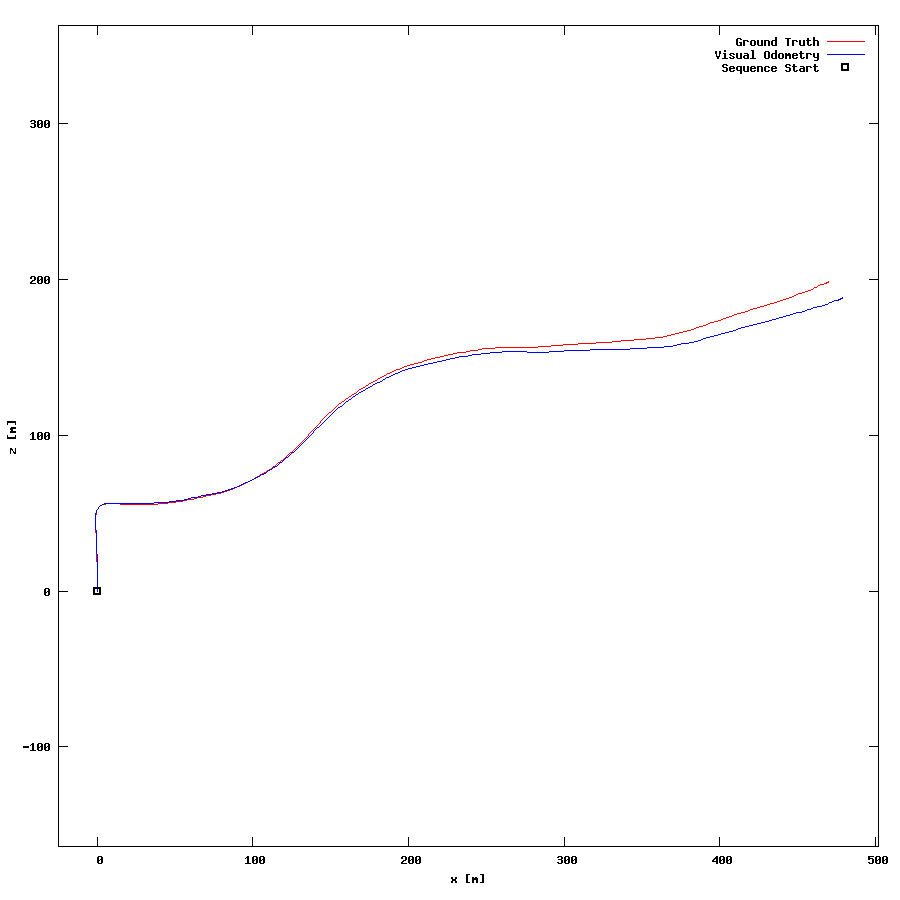

Source code (gnuplot):
set term postscript eps enhanced color
set output "03.eps"
set size ratio -1
set xrange [-25:502]
set yrange [-164:363]
set xlabel "x [m]"
set ylabel "z [m]"
plot "03.txt" using 1:2 lc rgb "#FF0000" title 'Ground Truth' w lines,"03.txt" using 3:4 lc rgb "#0000FF" title 'Visual Odometry' w lines,"< head -1 03.txt" using 1:2 lc rgb "#000000" pt 4 ps 1 lw 2 title 'Sequence Start' w points
